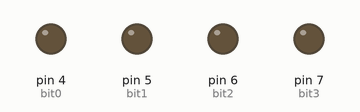
Recording of a sketch running on a simulated Arduino Uno, built with avr-gcc and run on an emulated ATmega328P. Parts: output pins drawn as LEDs (lit = HIGH).

Above: at 0.15 s.
At 0.75 s:
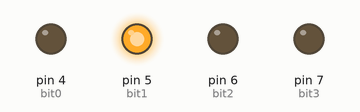
At 1.35 s:
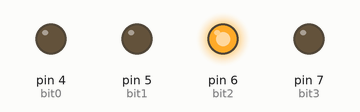
At 2.85 s:
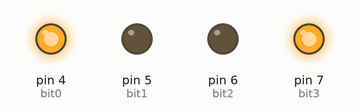
At 4.35 s:
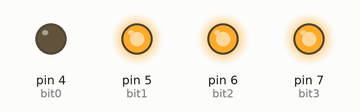
At 5.85 s:
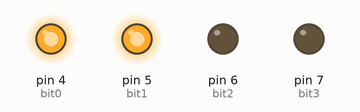
Timing chart, 0 to 6.2 s (numbered marks = the images above):
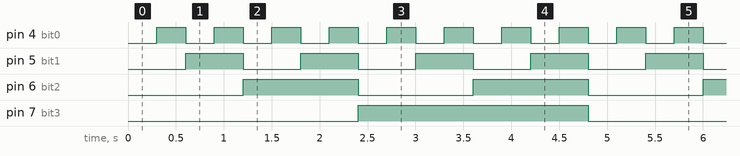

Measured:
- by itself, pin 4 (bit0): alternates HIGH for 0.30 s and LOW for 0.30 s
- by itself, pin 5 (bit1): alternates HIGH for 0.60 s and LOW for 0.60 s
- by itself, pin 6 (bit2): alternates HIGH for 1.2 s and LOW for 1.2 s
- by itself, pin 7 (bit3): alternates HIGH for 2.4 s and LOW for 2.4 s

The sketch:

finals_comporg.ino
```cpp
/*
 * =====================================================================================
 * Project:       5x5 Electronic Parol LED Matrix Display Sequencer
 * Course:        Computer Organization (COMPORG Finals)
 * Author:        Bludylan Cyrus A. Pizarra (@BluPizarra)
 * Platform:      Arduino Uno / ATmega328P
 * Tinkercad URL: https://www.tinkercad.com/things/2AHTjSkFMHO-finals-comporg
 * =====================================================================================
 *
 * Circuit Description:
 * An Arduino Uno is configured as a synchronous 4-bit binary counter cycling from
 * 0000 to 1111 (0 to 15 decimal). The 4 output bits drive a combinational logic circuit
 * composed of 74xx TTL logic gates (7404 NOT, 7408/7411/7421 AND, and 7432 OR ICs) that
 * decode the binary state into 13 unique control channels (X1 through X13).
 *
 * These 13 channels control a 25-LED 5x5 matrix configured with diagonal and rotational
 * symmetry to animate an electronic Philippine Christmas Lantern (Parol).
 *
 * Pin Connections to Breadboard Logic Gates:
 * - Arduino Pin 4  -> Bit 0 / D (Least Significant Bit)
 * - Arduino Pin 5  -> Bit 1 / C
 * - Arduino Pin 6  -> Bit 2 / B
 * - Arduino Pin 7  -> Bit 3 / A (Most Significant Bit)
 * - Arduino 5V     -> VCC rail for all 74xx ICs
 * - Arduino GND    -> Ground rail for all 74xx ICs & LED cathode resistors
 * =====================================================================================
 */

// Define the pins for each bit
const int bit3 = 7; // Most Significant Bit (Input A to logic array)
const int bit2 = 6; // Input B to logic array
const int bit1 = 5; // Input C to logic array
const int bit0 = 4; // Least Significant Bit (Input D to logic array)

// Delay duration in milliseconds per step (300ms matches Tinkercad simulation)
const unsigned long STEP_DELAY_MS = 300;

void setup() {
  // Set all 4 counter pins as digital OUTPUT
  pinMode(bit0, OUTPUT);
  pinMode(bit1, OUTPUT);
  pinMode(bit2, OUTPUT);
  pinMode(bit3, OUTPUT);

  // Initialize outputs to 0000
  digitalWrite(bit0, LOW);
  digitalWrite(bit1, LOW);
  digitalWrite(bit2, LOW);
  digitalWrite(bit3, LOW);
}

void loop() {
  // Loop through numbers 0 to 15 (0000 to 1111 in binary)
  for (int i = 0; i < 16; i++) {
    // Output each bit to the corresponding digital pin
    digitalWrite(bit0, (i >> 0) & 1); // D4 -> D (LSB)
    digitalWrite(bit1, (i >> 1) & 1); // D5 -> C
    digitalWrite(bit2, (i >> 2) & 1); // D6 -> B
    digitalWrite(bit3, (i >> 3) & 1); // D7 -> A (MSB)

    delay(STEP_DELAY_MS);
  }
}
```
